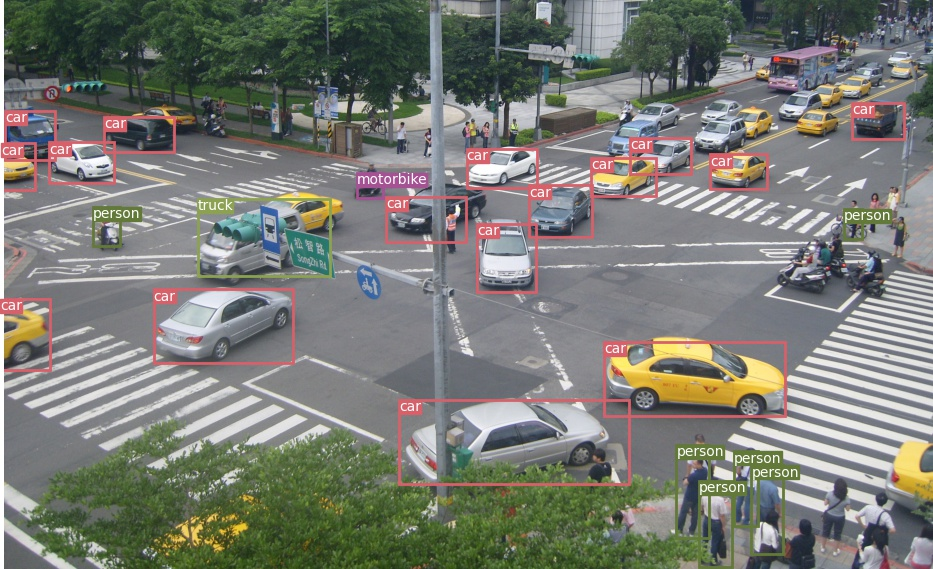
#> input picture Intersection-Counts-det.jpg, 933 x 569 px
$ python -i Final_Final_Final.py   (imports and definitions only)
#> lines starting #> are read from the running program, lines starting #| are printed output that depends on the picture
#> further down, picture is the input picture: PIL image 933x569 RGB; mean R, G, B 121.5, 123.5, 116.6
from PyQt5 import QtCore, QtGui, QtWidgets
from PyQt5.QtWidgets import QApplication, QFileDialog, QMessageBox, QDialog, QPushButton, QVBoxLayout, QHBoxLayout, QLabel, QLineEdit, QMainWindow, QDialogButtonBox
from PyQt5.QtGui import QPixmap, QImage, QFont
from PIL import Image, ImageQt, ImageOps, ImageEnhance, ImageFilter, UnidentifiedImageError
from PIL.ImageQt import ImageQt
from pathlib import Path
import os
import cv2
import numpy as np
import sys
import random


class Ui_Dialog(object):
    # [175 lines left out: functions setupUi, retranslateUi, handleButton, get_input_values, not called in this run]

    def changeTitle(self, new_title):
        _translate = QtCore.QCoreApplication.translate
        self.randomizerTitleLabel.setText(_translate("Dialog", new_title))


class Ui_MainWindow(object):
    # [676 lines left out: functions setupUi, retranslateUi, importImage, export, originalResolutionReconstructImage, brightness and 15 more, not called in this run]

    def PILtoPIX(self, im):
        if im.mode == "RGB":
            r, g, b = im.split()
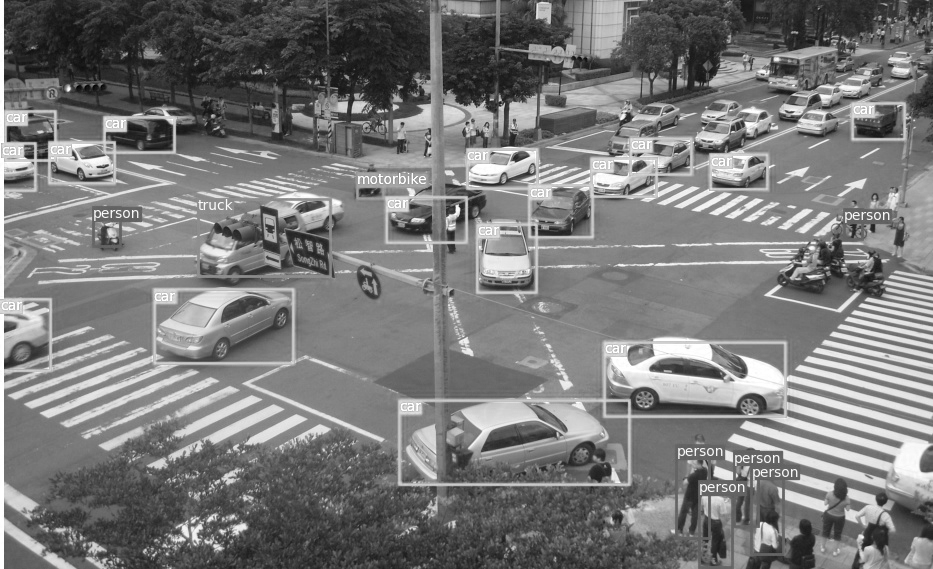
#> r: PIL image 933x569 L; min 0, max 255, mean 121.5
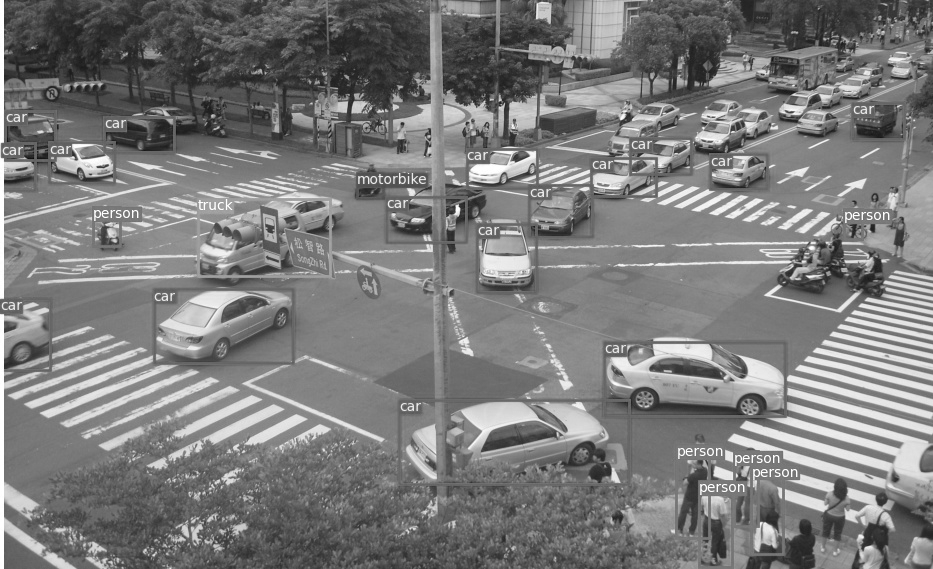
#> g: PIL image 933x569 L; min 11, max 255, mean 123.5
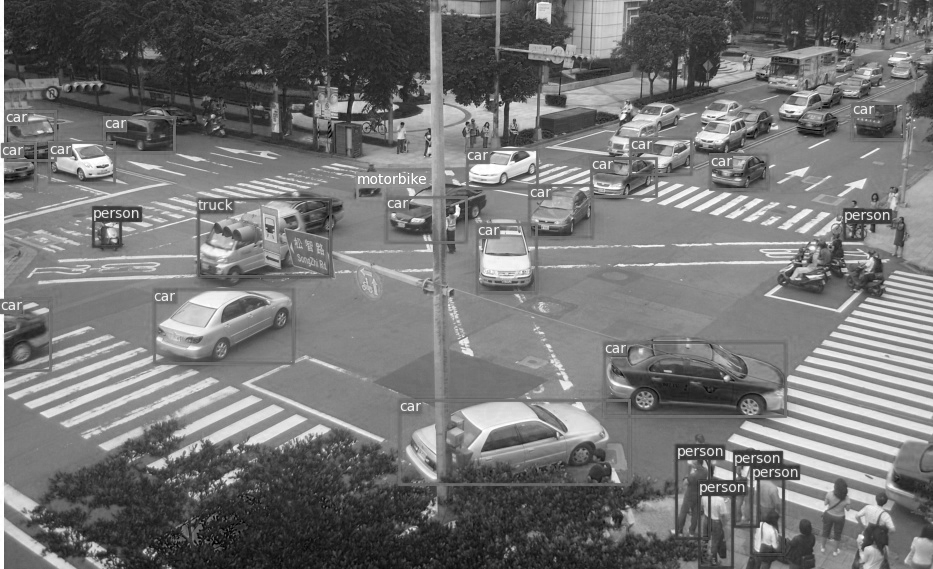
#> b: PIL image 933x569 L; min 0, max 255, mean 116.6
            im = Image.merge("RGB", (b, g, r))
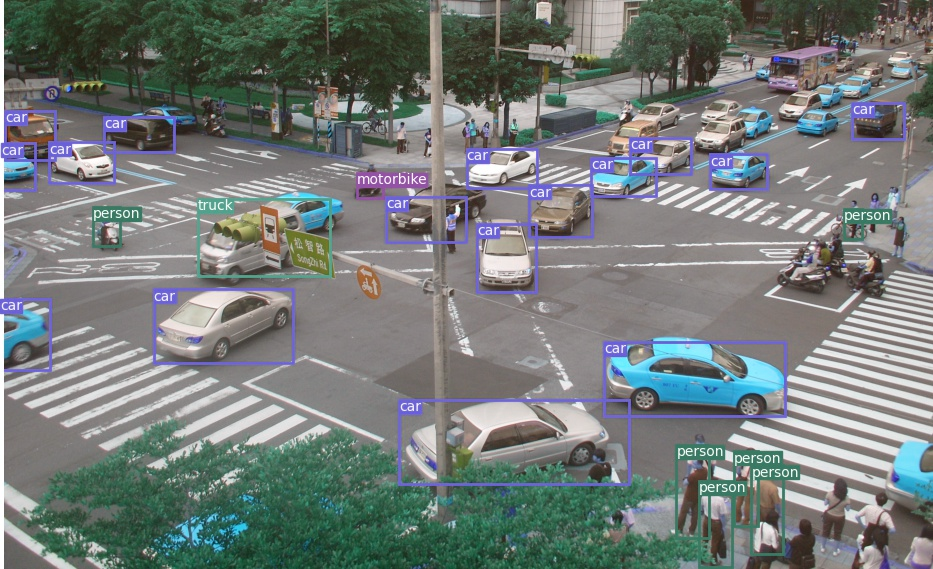
#> im: PIL image 933x569 RGB; mean R, G, B 116.6, 123.5, 121.5
        elif  im.mode == "RGBA":
            r, g, b, a = im.split()
            im = Image.merge("RGBA", (b, g, r, a))
        elif im.mode == "L":
            im = im.convert("RGBA")
        im2 = im.convert("RGBA")
        data = im2.tobytes("raw", "RGBA")
#> (the run stopped early here; a loop or call above may not have finished)
